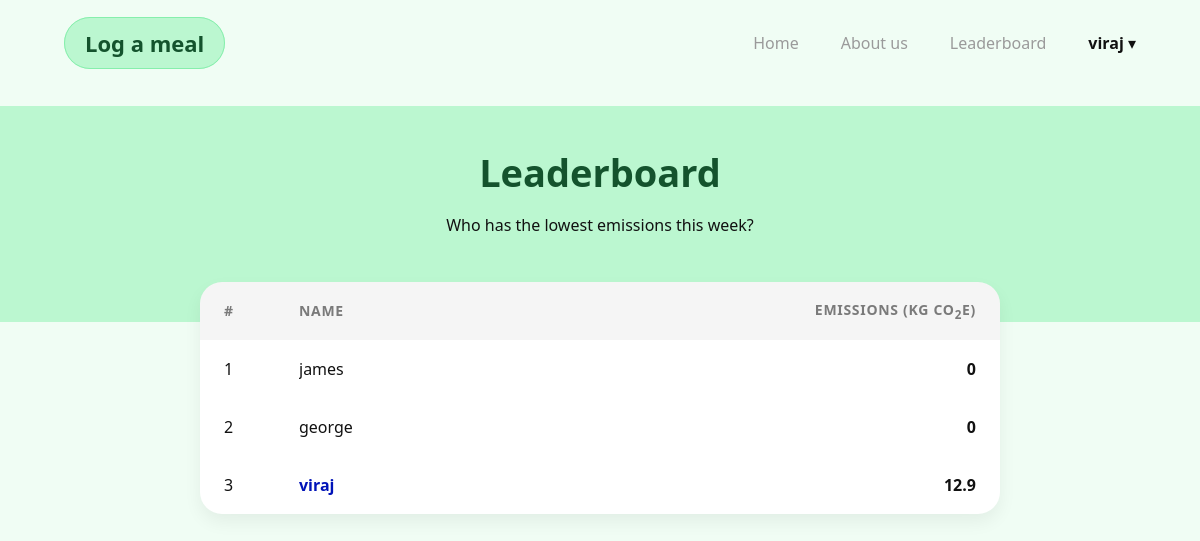
/leaderboard (signed in), run on the app's committed database.
### app/models.py (models this page shows, shortened)
class User(db.Model, UserMixin):
    __tablename__ = 'users'
    id: so.Mapped[int] = so.mapped_column(primary_key=True)
    username: so.Mapped[str] = so.mapped_column(sa.String(63), index=True, unique=True)
    email: so.Mapped[str] = so.mapped_column(sa.String(119), index=True, unique=True)
    password_hash: so.Mapped[Optional[str]] = so.mapped_column(sa.String(255))
    weekly_score: so.Mapped[int] = so.mapped_column(sa.Integer, index=True, default=0)
    meals: so.Mapped[list['Meal']] = so.relationship(back_populates='user')

### app/routes.py (the view)
@app.route("/leaderboard")
@login_required
def leaderboard():
    seven_days_ago = datetime.now().date() - timedelta(days=7)
    all_users = User.query.all()
    leaderboard_list = []
    for user in all_users:
        rolling_total = sum(m.total_emissions for m in user.meals if m.date_added >= seven_days_ago)
        leaderboard_list.append((user.username, rolling_total))
    leaderboard_list.sort(key=lambda x: x[1])
    return render_template('LeaderboardPage.html', usernames=leaderboard_list)

### app/models.py (called while the page is built)
@login.user_loader
def load_user(id):
    return db.session.get(User, int(id))

### app/templates/LeaderboardPage.html (shortened to what this page needs)
{% extends "base.html" %}
{% block styles %}
<link rel="stylesheet" href="{{ url_for('static', filename='css/page_style.css') }}">
{% endblock %}
{% block content %}
<div class="dash">
    <div class="dash-hero">
        <h1 class="dash-title">Leaderboard</h1>
        <p class="dash-subtitle">Who has the lowest emissions this week?</p>
    </div>
    <div class="leaderboard">
        <div class="leaderboard-head">
            <div>#</div>
            <div>Name</div>
            <div>Emissions (kg CO<sub>2</sub>e)</div>
        </div>
        {% for username, score in usernames %}
        <div class="leaderboard-row">
            <div>{{ loop.index }}</div>
            <div class="{% if username == current_user.username %}current-user-highlight{% endif %}">
                {{ username }}
            </div>
            <div>{{ score|round(2) }}</div>
        </div>
        {% endfor %}
    </div>
</div>
{% endblock %}

### app/templates/base.html (shortened to what this page needs)
<!DOCTYPE html>
<html lang="en">
<head>
    <link rel="stylesheet" href="{{ url_for('static', filename='css/style.css') }}">
    {% block styles %}{% endblock %}
</head>
<body>
<header class="nav">
    <div class="nav-inner">
        <div class="nav-brand">
            {% if current_user.is_authenticated %}
            <a href="{{ url_for('log_meal') }}">Log a meal</a>
            {% else %}
            <a href="#" class="nav-link--disabled">Log a meal</a>
            {% endif %}
        </div>
        <nav class="nav-links">
            <a href="{{ url_for('index') }}">Home</a>
            <a href="{{ url_for('about') }}">About us</a>
            {% if current_user.is_authenticated %}
            <a href="{{ url_for('leaderboard') }}">Leaderboard</a>
            <div class="nav-user-dropdown">
                <button class="dropdown-trigger">
                    <strong>{{ current_user.username }}</strong> ▾
                </button>
            </div>
            {% else %}
            <a href="{{ url_for('login') }}">Login</a>
            <a href="{{ url_for('signup') }}" class="nav-cta">Sign Up</a>
            {% endif %}
        </nav>
    </div>
</header>
{% block content %}
{% endblock %}
</body>
</html>

### app/static/css/style.css (style rules this page uses)
*, *::before, *::after { box-sizing: border-box; }
:root { --bg-main: #ffffff; --bg-page: #eef1f1; --lavender: #cfd5ff; --blue-primary: #0b3dff; --blue-dark: #0013b8; --text-main: #111111; --text-muted: #7a7a7a; --text-nav: #9a9a9a; --card-bg: #ffffff; --shadow-sm: 0 8px 18px rgba(0, 0, 0, 0.06); --container-max: 1120px; --text-danger: #b30000; --bg-danger: #ffdbdb; --text-success: #166534; --bg-success: #dcfce7; }
body { margin: 0; font-family: system-ui, -apple-system, sans-serif; background: var(--bg-main); color: var(--text-main); }
.nav-inner { max-width: var(--container-max); margin: 0 auto; padding: 22px 24px; display: flex; align-items: center; justify-content: space-between; }
.nav-brand a { text-decoration: none; color: #14532d; font-weight: 700; font-size: 22px; padding: 10px 20px; border-radius: 999px; background: #bbf7d0; border: 1px solid #86efac; transition: all 0.2s ease; }
.nav-links { list-style: none; display: flex; align-items: center; gap: 42px; }
.nav-links a { text-decoration: none; color: var(--text-nav); font-weight: 500; }
.nav-user-dropdown { position: relative; display: inline-block; }
.dropdown-trigger { background: none; border: none; color: var(--text-main); font-size: 16px; cursor: pointer; padding: 10px 0; font-family: inherit; }
.nav-user-dropdown::after { content: ""; position: absolute; top: 100%; left: 0; width: 100%; height: 15px; }

### app/static/css/page_style.css (style rules this page uses)
body { background: #f0fdf4; }
.dash-hero { background: #bbf7d0; padding: 40px 20px 70px; text-align: center; }
.dash-title { margin: 0; font-size: 38px; font-weight: 800; color: #14532d; }
.leaderboard { max-width: 800px; margin: -40px auto 40px; background: var(--card-bg); border-radius: 22px; box-shadow: var(--shadow-sm); overflow: hidden; position: relative; z-index: 10; }
.leaderboard-head, .leaderboard-row { display: grid; grid-template-columns: 60px 1fr 180px; padding: 18px 24px; align-items: center; gap: 15px; }
.leaderboard-head { font-weight: 800; font-size: 14px; background: rgba(0, 0, 0, 0.04); color: var(--text-muted); text-transform: uppercase; letter-spacing: 0.05em; }
.leaderboard-row div { white-space: nowrap; overflow: hidden; text-overflow: ellipsis; }
.current-user-highlight { font-weight: 800; color: var(--blue-dark); }
.leaderboard-row div:last-child, .leaderboard-head div:last-child { text-align: right; font-weight: 700; min-width: 150px; }

### data on the page
User: username "viraj", score "12.9"
User: username "james", weekly_score "0"
User: username "george", weekly_score "0"
